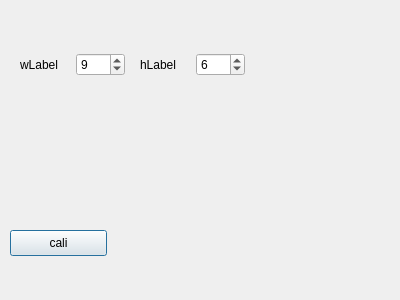
<?xml version="1.0" encoding="UTF-8"?>
<ui version="4.0">
 <class>operationCalibration</class>
 <widget class="QDialog" name="operationCalibration">
  <property name="geometry">
   <rect>
    <x>0</x>
    <y>0</y>
    <width>400</width>
    <height>300</height>
   </rect>
  </property>
  <property name="windowTitle">
   <string>Dialog</string>
  </property>
  <widget class="QWidget" name="layoutWidget">
   <property name="geometry">
    <rect>
     <x>140</x>
     <y>50</y>
     <width>105</width>
     <height>29</height>
    </rect>
   </property>
   <layout class="QHBoxLayout" name="horizontalLayout_2">
    <item>
     <widget class="QLabel" name="hLabel">
      <property name="text">
       <string>hLabel</string>
      </property>
     </widget>
    </item>
    <item>
     <widget class="QSpinBox" name="hSpinBox">
      <property name="value">
       <number>6</number>
      </property>
     </widget>
    </item>
   </layout>
  </widget>
  <widget class="QWidget" name="layoutWidget">
   <property name="geometry">
    <rect>
     <x>20</x>
     <y>50</y>
     <width>105</width>
     <height>29</height>
    </rect>
   </property>
   <layout class="QHBoxLayout" name="horizontalLayout">
    <item>
     <widget class="QLabel" name="wLabel">
      <property name="text">
       <string>wLabel</string>
      </property>
     </widget>
    </item>
    <item>
     <widget class="QSpinBox" name="wSpinBox">
      <property name="value">
       <number>9</number>
      </property>
     </widget>
    </item>
   </layout>
  </widget>
  <widget class="QPushButton" name="caliPushButton">
   <property name="geometry">
    <rect>
     <x>10</x>
     <y>230</y>
     <width>97</width>
     <height>26</height>
    </rect>
   </property>
   <property name="text">
    <string>cali</string>
   </property>
  </widget>
 </widget>
 <resources/>
 <connections/>
</ui>
